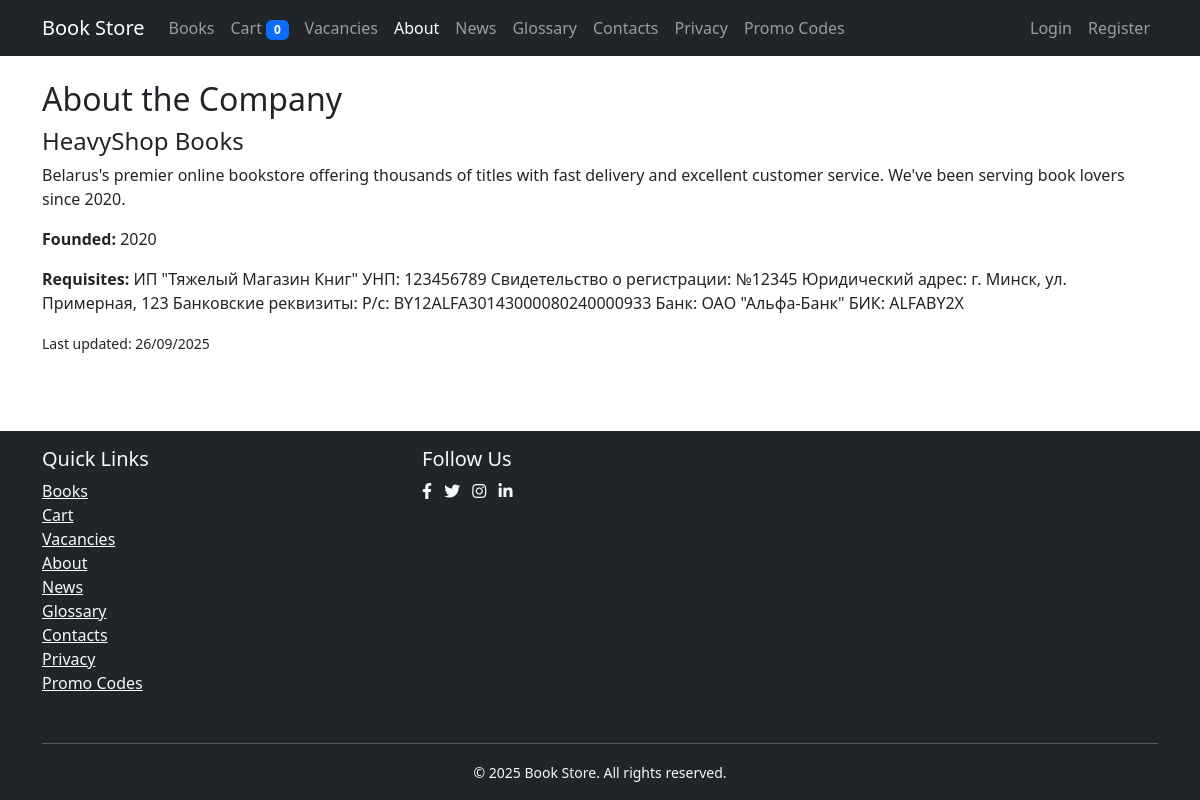
The page /about/ on the database its author committed.
### books/models.py (models this page shows, shortened)
class CompanyInfo(models.Model):
    name = models.CharField(max_length=200)
    description = models.TextField()
    founded_year = models.PositiveIntegerField(blank=True, null=True)
    requisites = models.TextField(blank=True)
    updated_at = models.DateTimeField(auto_now=True)

### books/views.py (the view)
# urls.py: path('about/', enhanced_views.CompanyInfoView.as_view(), name='company_info'),
def company_info(request):
    info = CompanyInfo.objects.first()
    return render(request, 'books/company_info.html', {'info': info})

### books/context_processors.py (called while the page is built)
def cart(request):
    cart = request.session.get('cart', {})
    return {
        'cart': cart,
        'cart_count': len(cart)
    }

### templates/books/company_info.html (shortened to what this page needs)
{% extends 'base.html' %}
{% block content %}
<h2>About the Company</h2>
{% if info %}
    <h4>{{ info.name }}</h4>
    <p>{{ info.description }}</p>
    {% if info.founded_year %}<p><strong>Founded:</strong> {{ info.founded_year }}</p>{% endif %}
    {% if info.requisites %}<p><strong>Requisites:</strong> {{ info.requisites }}</p>{% endif %}
    <p><small>Last updated: {{ info.updated_at|date:'d/m/Y' }}</small></p>
{% else %}
    <p>No company info available.</p>
{% endif %}
{% endblock %}

### templates/base.html (style rules this page uses)
body { min-height: 100vh; display: flex; flex-direction: column; }

### rows shown on the page
CompanyInfo: name "HeavyShop Books", description "Belarus's premier online bookstore offering thousands of titles with fast delivery and excellent customer service. We've been serving book lovers since 2020.", founded_year "2020", requisites "ИП \"Тяжелый Магазин Книг\" УНП: 123456789 Свидетельство о регистрации: №12345 Юридический адрес: г. Минск, ул. Примерная, 123 Банковские реквизиты: Р/с: BY12ALFA30143000080240000933 Банк: ОАО \"Альфа-Банк\" БИК: ALFABY2X", updated_at "26/09/2025"

### other values the page prints
{{ cart_count }} "0"
